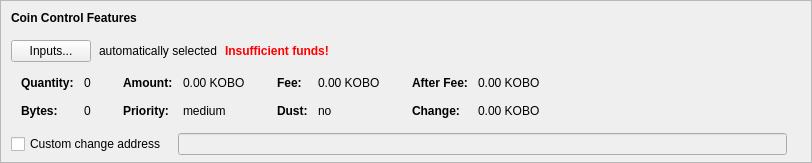
    <widget class="QFrame" name="frameCoinControl">
     <property name="sizePolicy">
      <sizepolicy hsizetype="Expanding" vsizetype="Expanding">
       <horstretch>0</horstretch>
       <verstretch>0</verstretch>
      </sizepolicy>
     </property>
     <property name="maximumSize">
      <size>
       <width>16777215</width>
       <height>16777215</height>
      </size>
     </property>
     <property name="frameShape">
      <enum>QFrame::StyledPanel</enum>
     </property>
     <property name="frameShadow">
      <enum>QFrame::Sunken</enum>
     </property>
     <layout class="QVBoxLayout" name="verticalLayoutCoinControl2">
      <property name="spacing">
       <number>0</number>
      </property>
      <property name="leftMargin">
       <number>0</number>
      </property>
      <property name="topMargin">
       <number>0</number>
      </property>
      <property name="rightMargin">
       <number>0</number>
      </property>
      <property name="bottomMargin">
       <number>6</number>
      </property>
      <item>
       <layout class="QVBoxLayout" name="verticalLayoutCoinControl" stretch="0,0,0,0,1">
        <property name="spacing">
         <number>0</number>
        </property>
        <property name="leftMargin">
         <number>10</number>
        </property>
        <property name="topMargin">
         <number>10</number>
        </property>
        <item>
         <layout class="QHBoxLayout" name="horizontalLayoutCoinControl1">
          <property name="bottomMargin">
           <number>15</number>
          </property>
          <item>
           <widget class="QLabel" name="labelCoinControlFeatures">
            <property name="sizePolicy">
             <sizepolicy hsizetype="Preferred" vsizetype="Maximum">
              <horstretch>0</horstretch>
              <verstretch>0</verstretch>
             </sizepolicy>
            </property>
            <property name="font">
             <font>
              <weight>75</weight>
              <bold>true</bold>
             </font>
            </property>
            <property name="styleSheet">
             <string notr="true">font-weight:bold;</string>
            </property>
            <property name="text">
             <string>Coin Control Features</string>
            </property>
           </widget>
          </item>
         </layout>
        </item>
        <item>
         <layout class="QHBoxLayout" name="horizontalLayoutCoinControl2" stretch="0,0,0,0">
          <property name="spacing">
           <number>8</number>
          </property>
          <property name="bottomMargin">
           <number>10</number>
          </property>
          <item>
           <widget class="QPushButton" name="pushButtonCoinControl">
            <property name="styleSheet">
             <string notr="true"/>
            </property>
            <property name="text">
             <string>Inputs...</string>
            </property>
            <property name="autoDefault">
             <bool>false</bool>
            </property>
           </widget>
          </item>
          <item>
           <widget class="QLabel" name="labelCoinControlAutomaticallySelected">
            <property name="text">
             <string>automatically selected</string>
            </property>
            <property name="margin">
             <number>5</number>
            </property>
           </widget>
          </item>
          <item>
           <widget class="QLabel" name="labelCoinControlInsuffFunds">
            <property name="font">
             <font>
              <weight>75</weight>
              <bold>true</bold>
             </font>
            </property>
            <property name="styleSheet">
             <string notr="true">color:red;font-weight:bold;</string>
            </property>
            <property name="text">
             <string>Insufficient funds!</string>
            </property>
            <property name="margin">
             <number>5</number>
            </property>
           </widget>
          </item>
          <item>
           <spacer name="horizontalSpacerCoinControl">
            <property name="orientation">
             <enum>Qt::Horizontal</enum>
            </property>
            <property name="sizeHint" stdset="0">
             <size>
              <width>40</width>
              <height>1</height>
             </size>
            </property>
           </spacer>
          </item>
         </layout>
        </item>
        <item>
         <widget class="QWidget" name="widgetCoinControl" native="true">
          <property name="sizePolicy">
           <sizepolicy hsizetype="Preferred" vsizetype="Preferred">
            <horstretch>0</horstretch>
            <verstretch>0</verstretch>
           </sizepolicy>
          </property>
          <property name="minimumSize">
           <size>
            <width>0</width>
            <height>0</height>
           </size>
          </property>
          <property name="styleSheet">
           <string notr="true"/>
          </property>
          <layout class="QHBoxLayout" name="horizontalLayoutCoinControl5">
           <property name="leftMargin">
            <number>0</number>
           </property>
           <property name="topMargin">
            <number>0</number>
           </property>
           <property name="rightMargin">
            <number>0</number>
           </property>
           <property name="bottomMargin">
            <number>0</number>
           </property>
           <item>
            <layout class="QHBoxLayout" name="horizontalLayoutCoinControl3" stretch="0,0,0,1">
             <property name="spacing">
              <number>20</number>
             </property>
             <property name="topMargin">
              <number>0</number>
             </property>
             <property name="bottomMargin">
              <number>10</number>
             </property>
             <item>
              <layout class="QFormLayout" name="formLayoutCoinControl1">
               <property name="horizontalSpacing">
                <number>10</number>
               </property>
               <property name="verticalSpacing">
                <number>14</number>
               </property>
               <property name="leftMargin">
                <number>10</number>
               </property>
               <property name="topMargin">
                <number>4</number>
               </property>
               <property name="rightMargin">
                <number>6</number>
               </property>
               <item row="0" column="0">
                <widget class="QLabel" name="labelCoinControlQuantityText">
                 <property name="font">
                  <font>
                   <weight>75</weight>
                   <bold>true</bold>
                  </font>
                 </property>
                 <property name="text">
                  <string>Quantity:</string>
                 </property>
                 <property name="margin">
                  <number>0</number>
                 </property>
                </widget>
               </item>
               <item row="0" column="1">
                <widget class="QLabel" name="labelCoinControlQuantity">
                 <property name="cursor">
                  <cursorShape>IBeamCursor</cursorShape>
                 </property>
                 <property name="contextMenuPolicy">
                  <enum>Qt::ActionsContextMenu</enum>
                 </property>
                 <property name="text">
                  <string notr="true">0</string>
                 </property>
                 <property name="margin">
                  <number>0</number>
                 </property>
                 <property name="textInteractionFlags">
                  <set>Qt::LinksAccessibleByMouse|Qt::TextSelectableByKeyboard|Qt::TextSelectableByMouse</set>
                 </property>
                </widget>
               </item>
               <item row="1" column="0">
                <widget class="QLabel" name="labelCoinControlBytesText">
                 <property name="font">
                  <font>
                   <weight>75</weight>
                   <bold>true</bold>
                  </font>
                 </property>
                 <property name="text">
                  <string>Bytes:</string>
                 </property>
                </widget>
               </item>
               <item row="1" column="1">
                <widget class="QLabel" name="labelCoinControlBytes">
                 <property name="cursor">
                  <cursorShape>IBeamCursor</cursorShape>
                 </property>
                 <property name="contextMenuPolicy">
                  <enum>Qt::ActionsContextMenu</enum>
                 </property>
                 <property name="text">
                  <string notr="true">0</string>
                 </property>
                 <property name="textInteractionFlags">
                  <set>Qt::LinksAccessibleByMouse|Qt::TextSelectableByKeyboard|Qt::TextSelectableByMouse</set>
                 </property>
                </widget>
               </item>
              </layout>
             </item>
             <item>
              <layout class="QFormLayout" name="formLayoutCoinControl2">
               <property name="horizontalSpacing">
                <number>10</number>
               </property>
               <property name="verticalSpacing">
                <number>14</number>
               </property>
               <property name="leftMargin">
                <number>6</number>
               </property>
               <property name="topMargin">
                <number>4</number>
               </property>
               <property name="rightMargin">
                <number>6</number>
               </property>
               <item row="0" column="0">
                <widget class="QLabel" name="labelCoinControlAmountText">
                 <property name="font">
                  <font>
                   <weight>75</weight>
                   <bold>true</bold>
                  </font>
                 </property>
                 <property name="text">
                  <string>Amount:</string>
                 </property>
                 <property name="margin">
                  <number>0</number>
                 </property>
                </widget>
               </item>
               <item row="0" column="1">
                <widget class="QLabel" name="labelCoinControlAmount">
                 <property name="cursor">
                  <cursorShape>IBeamCursor</cursorShape>
                 </property>
                 <property name="contextMenuPolicy">
                  <enum>Qt::ActionsContextMenu</enum>
                 </property>
                 <property name="text">
                  <string notr="true">0.00 KOBO</string>
                 </property>
                 <property name="textInteractionFlags">
                  <set>Qt::LinksAccessibleByMouse|Qt::TextSelectableByKeyboard|Qt::TextSelectableByMouse</set>
                 </property>
                </widget>
               </item>
               <item row="1" column="0">
                <widget class="QLabel" name="labelCoinControlPriorityText">
                 <property name="font">
                  <font>
                   <weight>75</weight>
                   <bold>true</bold>
                  </font>
                 </property>
                 <property name="text">
                  <string>Priority:</string>
                 </property>
                </widget>
               </item>
               <item row="1" column="1">
                <widget class="QLabel" name="labelCoinControlPriority">
                 <property name="cursor">
                  <cursorShape>IBeamCursor</cursorShape>
                 </property>
                 <property name="contextMenuPolicy">
                  <enum>Qt::ActionsContextMenu</enum>
                 </property>
                 <property name="text">
                  <string notr="true">medium</string>
                 </property>
                 <property name="textInteractionFlags">
                  <set>Qt::LinksAccessibleByMouse|Qt::TextSelectableByKeyboard|Qt::TextSelectableByMouse</set>
                 </property>
                </widget>
               </item>
              </layout>
             </item>
             <item>
              <layout class="QFormLayout" name="formLayoutCoinControl3">
               <property name="horizontalSpacing">
                <number>10</number>
               </property>
               <property name="verticalSpacing">
                <number>14</number>
               </property>
               <property name="leftMargin">
                <number>6</number>
               </property>
               <property name="topMargin">
                <number>4</number>
               </property>
               <property name="rightMargin">
                <number>6</number>
               </property>
               <item row="0" column="0">
                <widget class="QLabel" name="labelCoinControlFeeText">
                 <property name="font">
                  <font>
                   <weight>75</weight>
                   <bold>true</bold>
                  </font>
                 </property>
                 <property name="text">
                  <string>Fee:</string>
                 </property>
                 <property name="margin">
                  <number>0</number>
                 </property>
                </widget>
               </item>
               <item row="0" column="1">
                <widget class="QLabel" name="labelCoinControlFee">
                 <property name="cursor">
                  <cursorShape>IBeamCursor</cursorShape>
                 </property>
                 <property name="contextMenuPolicy">
                  <enum>Qt::ActionsContextMenu</enum>
                 </property>
                 <property name="text">
                  <string notr="true">0.00 KOBO</string>
                 </property>
                 <property name="textInteractionFlags">
                  <set>Qt::LinksAccessibleByMouse|Qt::TextSelectableByKeyboard|Qt::TextSelectableByMouse</set>
                 </property>
                </widget>
               </item>
               <item row="1" column="0">
                <widget class="QLabel" name="labelCoinControlLowOutputText">
                 <property name="font">
                  <font>
                   <weight>75</weight>
                   <bold>true</bold>
                  </font>
                 </property>
                 <property name="text">
                  <string>Dust:</string>
                 </property>
                </widget>
               </item>
               <item row="1" column="1">
                <widget class="QLabel" name="labelCoinControlLowOutput">
                 <property name="cursor">
                  <cursorShape>IBeamCursor</cursorShape>
                 </property>
                 <property name="contextMenuPolicy">
                  <enum>Qt::ActionsContextMenu</enum>
                 </property>
                 <property name="text">
                  <string notr="true">no</string>
                 </property>
                 <property name="textInteractionFlags">
                  <set>Qt::LinksAccessibleByMouse|Qt::TextSelectableByKeyboard|Qt::TextSelectableByMouse</set>
                 </property>
                </widget>
               </item>
              </layout>
             </item>
             <item>
              <layout class="QFormLayout" name="formLayoutCoinControl4">
               <property name="horizontalSpacing">
                <number>10</number>
               </property>
               <property name="verticalSpacing">
                <number>14</number>
               </property>
               <property name="leftMargin">
                <number>6</number>
               </property>
               <property name="topMargin">
                <number>4</number>
               </property>
               <property name="rightMargin">
                <number>6</number>
               </property>
               <item row="0" column="0">
                <widget class="QLabel" name="labelCoinControlAfterFeeText">
                 <property name="font">
                  <font>
                   <weight>75</weight>
                   <bold>true</bold>
                  </font>
                 </property>
                 <property name="text">
                  <string>After Fee:</string>
                 </property>
                 <property name="margin">
                  <number>0</number>
                 </property>
                </widget>
               </item>
               <item row="0" column="1">
                <widget class="QLabel" name="labelCoinControlAfterFee">
                 <property name="cursor">
                  <cursorShape>IBeamCursor</cursorShape>
                 </property>
                 <property name="contextMenuPolicy">
                  <enum>Qt::ActionsContextMenu</enum>
                 </property>
                 <property name="text">
                  <string notr="true">0.00 KOBO</string>
                 </property>
                 <property name="textInteractionFlags">
                  <set>Qt::LinksAccessibleByMouse|Qt::TextSelectableByKeyboard|Qt::TextSelectableByMouse</set>
                 </property>
                </widget>
               </item>
               <item row="1" column="0">
                <widget class="QLabel" name="labelCoinControlChangeText">
                 <property name="font">
                  <font>
                   <weight>75</weight>
                   <bold>true</bold>
                  </font>
                 </property>
                 <property name="text">
                  <string>Change:</string>
                 </property>
                </widget>
               </item>
               <item row="1" column="1">
                <widget class="QLabel" name="labelCoinControlChange">
                 <property name="cursor">
                  <cursorShape>IBeamCursor</cursorShape>
                 </property>
                 <property name="contextMenuPolicy">
                  <enum>Qt::ActionsContextMenu</enum>
                 </property>
                 <property name="text">
                  <string notr="true">0.00 KOBO</string>
                 </property>
                 <property name="textInteractionFlags">
                  <set>Qt::LinksAccessibleByMouse|Qt::TextSelectableByKeyboard|Qt::TextSelectableByMouse</set>
                 </property>
                </widget>
               </item>
              </layout>
             </item>
            </layout>
           </item>
          </layout>
         </widget>
        </item>
        <item>
         <layout class="QHBoxLayout" name="horizontalLayoutCoinControl4" stretch="0,0,0">
          <property name="spacing">
           <number>12</number>
          </property>
          <property name="sizeConstraint">
           <enum>QLayout::SetDefaultConstraint</enum>
          </property>
          <property name="topMargin">
           <number>5</number>
          </property>
          <property name="rightMargin">
           <number>5</number>
          </property>
          <item>
           <widget class="QCheckBox" name="checkBoxCoinControlChange">
            <property name="toolTip">
             <string>If this is activated, but the change address is empty or invalid, change will be sent to a newly generated address.</string>
            </property>
            <property name="text">
             <string>Custom change address</string>
            </property>
           </widget>
          </item>
          <item>
           <widget class="QValidatedLineEdit" name="lineEditCoinControlChange">
            <property name="enabled">
             <bool>false</bool>
            </property>
            <property name="sizePolicy">
             <sizepolicy hsizetype="Expanding" vsizetype="Fixed">
              <horstretch>0</horstretch>
              <verstretch>0</verstretch>
             </sizepolicy>
            </property>
           </widget>
          </item>
          <item>
           <widget class="QLabel" name="labelCoinControlChangeLabel">
            <property name="sizePolicy">
             <sizepolicy hsizetype="Preferred" vsizetype="Expanding">
              <horstretch>0</horstretch>
              <verstretch>0</verstretch>
             </sizepolicy>
            </property>
            <property name="minimumSize">
             <size>
              <width>0</width>
              <height>0</height>
             </size>
            </property>
            <property name="text">
             <string/>
            </property>
            <property name="margin">
             <number>3</number>
            </property>
           </widget>
          </item>
         </layout>
        </item>
        <item>
         <spacer name="verticalSpacerCoinControl">
          <property name="orientation">
           <enum>Qt::Vertical</enum>
          </property>
          <property name="sizeHint" stdset="0">
           <size>
            <width>800</width>
            <height>1</height>
           </size>
          </property>
         </spacer>
        </item>
       </layout>
      </item>
     </layout>
    </widget>
